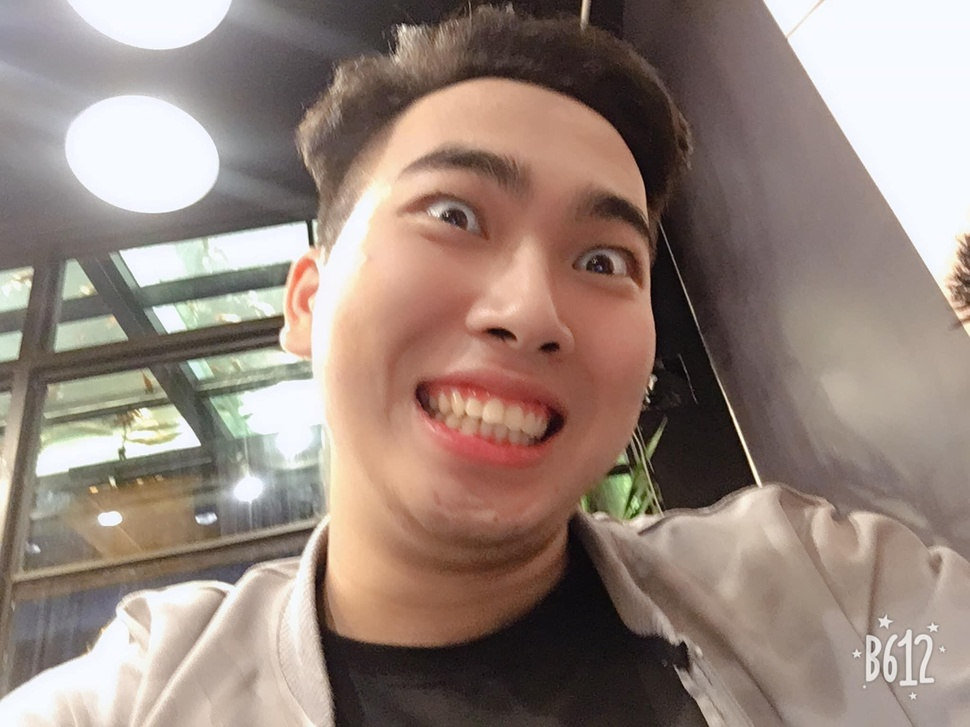
#> input picture dataset/User.1.103.jpg, 970 x 727 px, shrunk from 2048 x 1536 before the run; its folder holds 4 pictures in this run
$ python training.py
#> lines starting #> are read from the running program, lines starting #| are printed output that depends on the picture


# Import OpenCV2 for image processing
# Import os for file path
import cv2, os

# Import numpy for matrix calculation -> thư viện numpy
import numpy as np

# Import Python Image Library (PIL) -> thư viện PIL
from PIL import Image

# Create Local Binary Patterns Histograms for face recognization -> tạo biểu đồ tần suất Local Binary Patterns cho nhận diện khuôn mặt
recognizer = cv2.face.LBPHFaceRecognizer_create()

# Using prebuilt frontal face training model, for face detection -> sử dụng model build trước frontal face traning
detector = cv2.CascadeClassifier("haarcascade_frontalface_default.xml");

# Create method to get the images and label data -> tạo phương thức để lấy ảnh và nhãn data
def getImagesAndLabels(path):

    # Get all file path -> lấy đường dẫn file
#> called with path = 'dataset'
    imagePaths = [os.path.join(path,f) for f in os.listdir(path)]

    # Initialize empty face sample -> bắt đầu ?
    faceSamples=[]

    # Initialize empty id ->
    ids = []
    count = 0
    # Loop all the file path -> lặp với mỗi đường dẫn
    for imagePath in imagePaths:
        try:
            # Get the image and convert it to grayscale -> lấy hình ảnh và chuyển thành grayscale
            PIL_img = Image.open(imagePath).convert('L')
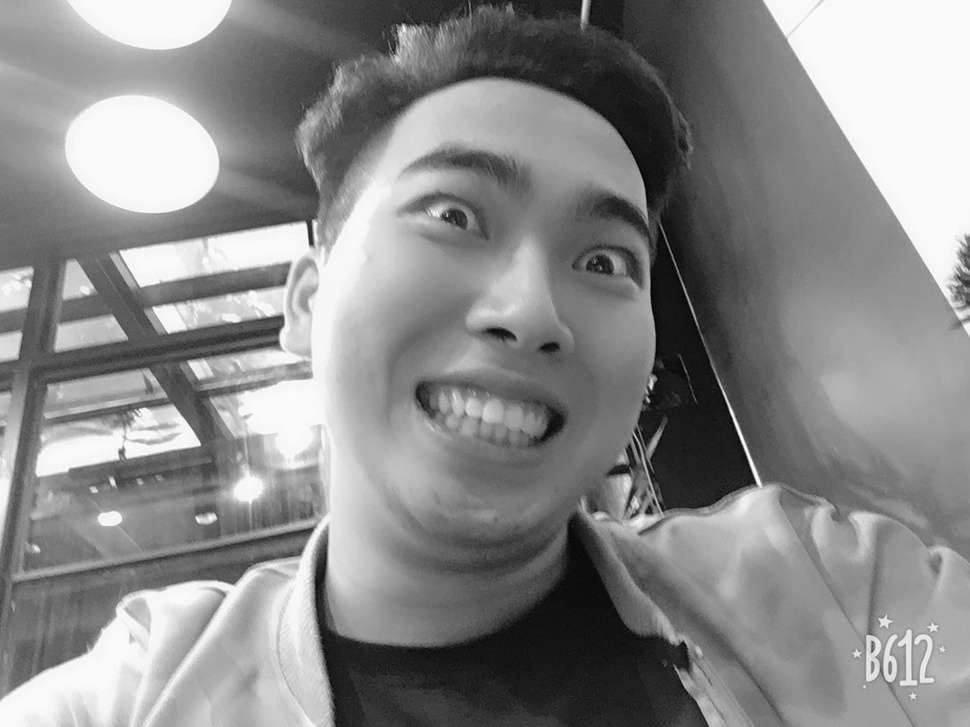
#> PIL_img: PIL image 970x727 L; min 1, max 255, mean 137.8

            # PIL image to numpy array -> ảnh PIL -> mảng numpy
            img_numpy = np.array(PIL_img,'uint8')

            # Get the image id -> lấy id ảnh
            id = int(os.path.split(imagePath)[-1].split(".")[1])
            print(str(id) + str(count))
            count += 1;
            # Get the face from the training images -> lấy khuôn mặt từ ảnh đang train
            faces = detector.detectMultiScale(img_numpy)
#> faces = [[316, 63, 433, 433]]

            # Loop for each face, append to their respective ID ->
            for (x,y,w,h) in faces:

                # Add the image to face samples -> thêm ảnh vào mẫu
                faceSamples.append(img_numpy[y:y+h,x:x+w])

                # Add the ID to IDs -> thêm id
                ids.append(id)
#> this loop made 1 pass
#> after the loop, faceSamples = 1 item; ids = [1]
        except:
            print('error')
#> pass 2 of the loop in getImagesAndLabels, `for imagePath in imagePaths:`:
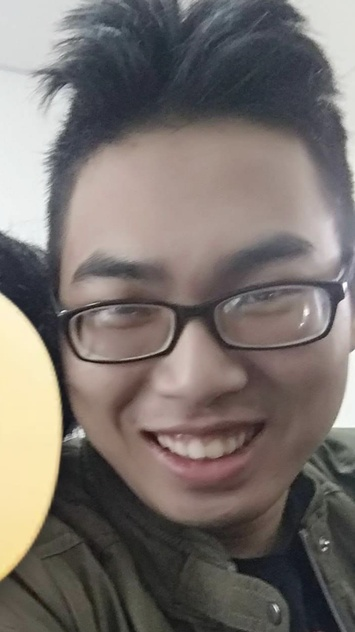
#> input picture dataset/User.1.105.jpg, 355 x 632 px, shrunk from 750 x 1334 before the run
#> in getImagesAndLabels, `PIL_img = Image.open(imagePath).convert('L')`:
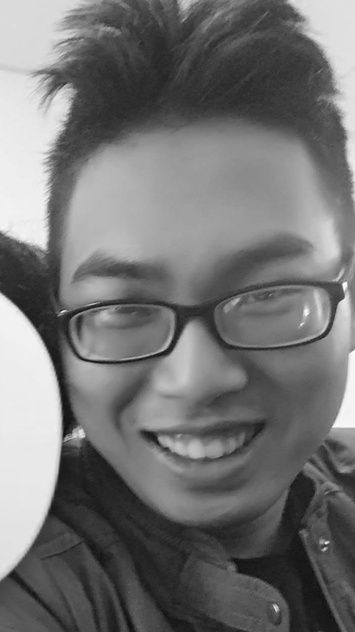
#> PIL_img: PIL image 355x632 L; min 13, max 255, mean 115.5
#> faces = [[111, 394, 109, 109]]
#> the loop in getImagesAndLabels, `for (x,y,w,h) in faces:` made 1 pass
#> after the loop in getImagesAndLabels, `for (x,y,w,h) in faces:`: faceSamples = 2 items; ids = [1, 1]
    # Pass the face array and IDs array -> trả về
    return faceSamples,ids

# Get the faces and IDs ->
faces,ids = getImagesAndLabels('dataset')

# Train the model using the faces and IDs
recognizer.train(faces, np.array(ids))

# Save the model into trainer.yml
recognizer.save('trainer/trainer.yml')
